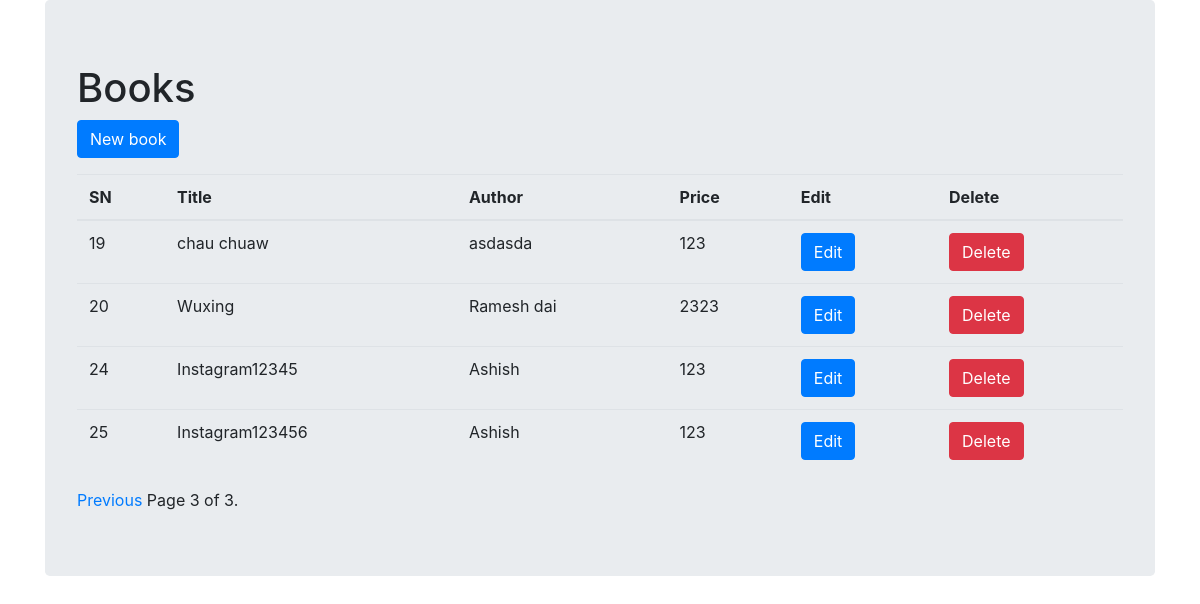
/book/?page=3, run on the app's committed database.
### book/models.py (models this page shows, shortened)
class Book(models.Model):
	title = models.CharField(max_length=50)
	author = models.CharField(max_length=30, blank=False)
	price = models.IntegerField()

### book/views.py (the view)
# urls.py: path("book/", views.book_list, name="book_list"),
def book_list(request):
    book_list = Book.objects.all()
    paginator = Paginator(
        book_list, 5
    )  # Here 5 denotes that only 5 elements will be allowed to display in one page
    page = request.GET.get("page")
    try:
        books = paginator.page(page)
    except PageNotAnInteger:
        books = paginator.page(1)
    except EmptyPage:
        books = paginator.page(paginator.num_pages)
    return render(request, "book/book_list.html", {"page": page, "books": books})

### templates/book/book_list.html (shortened to what this page needs)
{% extends 'base.html' %}
{% block content %}
<div class="jumbotron">
    <h1 class="page-header">Books</h1>
    <p>
        <button type="button" class="btn btn-primary js-create-book">
            New book
        </button>
    </p>
    <table class="table" id="book-table">
        <thead>
            <tr>
                <th>SN</th>
                <th>Title</th>
                <th>Author</th>
                <th>Price</th>
                <th>Edit</th>
                <th>Delete</th>
            </tr>
        </thead>
        <tbody>
            {% for book in books %}
            <tr>
                <td>{{ book.id }}</td>
                <td>{{ book.title }}</td>
                <td>{{ book.author }}</td>
                <td>{{ book.price }}</td>
                <td><button type="button" class="btn btn-primary js-edit-book" id="{{book.id}}" data-toggle="modal" data-target="#modal-book">Edit</button></td>
                <td><button type="button" class="btn btn-danger js-delete-book" value ="{{book.id}}" data-toggle="modal" data-target="#modal-delete-book">Delete</button></td>
            </tr>
            {% empty %}
            <tr>
                <td colspan="7" class="text-center bg-warning">No book</td>
            </tr>
            {% endfor %}
        </tbody>
    </table>
    {% include "book/pagination.html" with page=books %}
{% endblock %}

### data on the page
Book: id "19", title "chau chuaw", author "asdasda", price "123"
Book: id "20", title "Wuxing", author "Ramesh dai", price "2323"
Book: id "24", title "Instagram12345", author "Ashish", price "123"
Book: id "25", title "Instagram123456", author "Ashish", price "123"

### other printed values
{{ page.number }} "3"
{{ page.paginator.num_pages }} "3"
